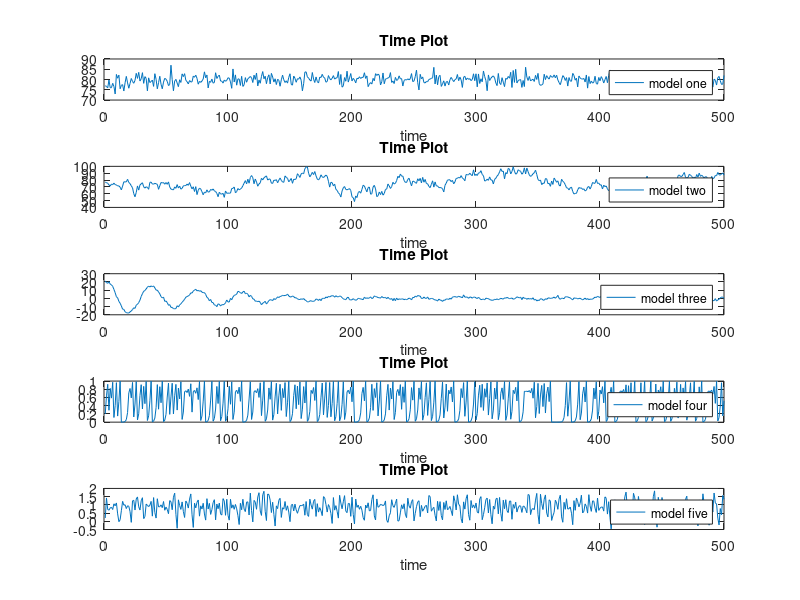
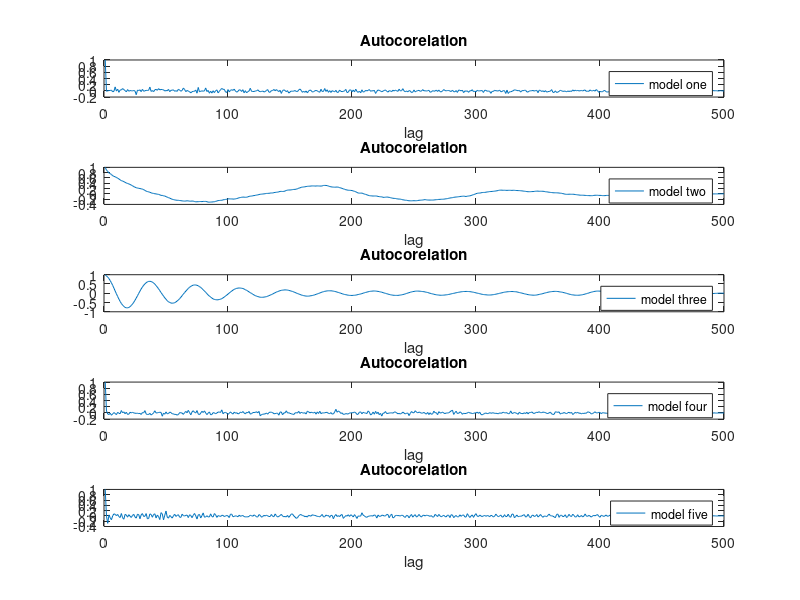
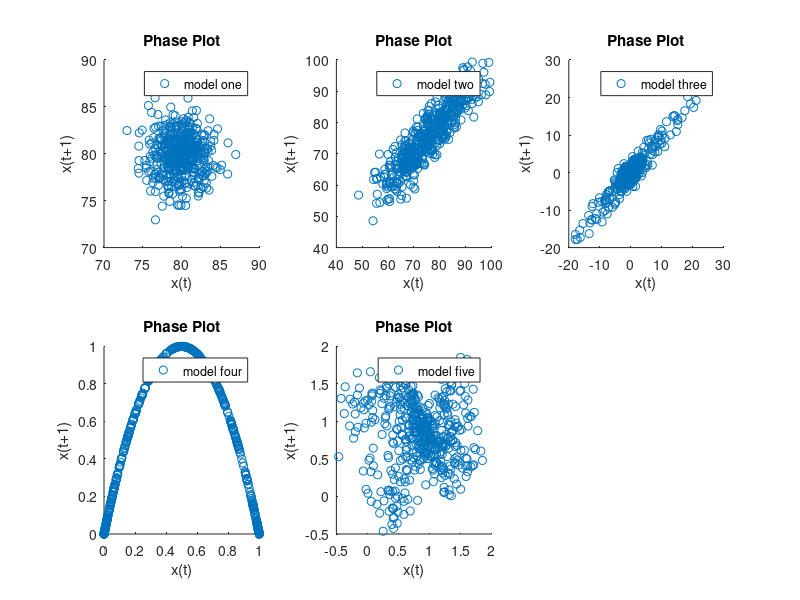

Write MATLAB code to recreate these figures, in order. (Note: this script raises an error after producing the figures.)
clear all;close all;clc


%Generate differen time series based on different process for analysis
N=500; %Number of points for each process
model_names={'one','two','three','four','five'};

%Model One - Linear Auto Regressive model with measurement noise
model_one=zeros(N,1);
x=77;
model_one(1)=x;
for n=2:N
    x=4 + 0.95*x;
    model_one(n)= x + randn(1)*2;
end

%Model Two - Linear Auto Regressive model with measurement and state noise
model_two=zeros(N,1);
x=77;
model_two(1)=x;
for n=2:N
    x=4 + 0.95*x + randn(1)*3;
    model_two(n)= x + randn(1)*2;
end

%Model Three - Linear Auto Regressive model with measurement and state
%noise and 2 variables
model_three=zeros(N,1);
x=21;
y=0;
model_three(1)=x;
for n=2:N
    dx=y + randn(1)*3;
    dy=-0.5*y - 3*x;
    x= x + dx*0.1;
    y= y + dy*0.1;
    model_three(n)= x + randn(1)*1;
end


%Model Four - Deterministic Non-linear model of dimension ~ 3.9
model_four=zeros(N,1);
x=0.2;
model_four(1)=x;
for n=2:N
    x= 4*x*(1-x);
    model_four(n)= x;
end

%Model Five - Non-linear model of dimension ~ 3.9
model_five=zeros(N,1);
x=0.2;
y=0.2;
z=0.2;
v=0.2;
model_five(1)=x;
for n=2:N
    m=0.4 - 6/(1+ x^2 + y^2);
    xold=x;
    yold=y;
    zold=z;
    vold=v;
    x= 1 + 0.7*(xold*cos(m)-yold*sin(m)) + 0.2*zold;
    y=0.7*(xold*sin(m) + yold*cos(m));
    z=1.4 + 0.3*vold - zold^2;
    v=zold;
    model_five(n)= x + 0.3*z + randn(1)*0.05;
end



%Plot time series
figure(1)
for i=1:5
    subplot(5,1,i)
    eval(['plot(model_' model_names{i} ');legend(''model ' model_names{i} ''')'])
    title('Time Plot')
    xlabel('time')
end

%Plot cross correlation
figure(2)
for i=1:5
    subplot(5,1,i)
    eval(['x=model_' model_names{i} ';'])
    R=xcorr(x-mean(x),'coeff');
    plot(R(round(N):end))
    eval(['legend(''model ' model_names{i} ''')'])
    title('Autocorelation')
    xlabel('lag')
end

%Plot Phase Plots
figure(3)
for i=1:5
    subplot(2,3,i)
    eval(['x=model_' model_names{i} ';'])
    scatter(x(1:end-1),x(2:end))
    eval(['legend(''model ' model_names{i} ''')'])
    title('Phase Plot')
    xlabel('x(t)')
    ylabel('x(t+1)')
end


%Plot correlation dimensions
%Scaling  regions determined by visual inspection
timeLag=1;
timeStep=1;
distanceThreshold=[];
neighboorSize=[];
estimationMode='dimension';
figure(4)
DIMS=[1:10];
D=length(DIMS);
scaling_th=[5 12 6 10 8]; %Determined by visually searching for the scaling regions
for i=1:5
    eval(['x=model_' model_names{i} ';'])
    corrDim=zeros(D,1)+NaN;
    for d=1:D;
        embeddedDim=DIMS(d);
        [y1,y2]=corrint(x,embeddedDim,timeLag,timeStep,distanceThreshold,neighboorSize,estimationMode);
        corrDim(d)=y2(scaling_th(i));
        %figure(4+i);plot(ey1,y2,'o-');hold on %Plots for finding scaling region for each model
    end
    figure(4);
    subplot(5,1,i)
    plot(DIMS,corrDim,'o-')
    ylim([0 5])
    corrDim(isnan(corrDim))=[];
    df=corrDim(end)-corrDim(end-1);
    if(df<0.1)
        title(['Estimated Correlation Dim=' num2str(corrDim(end))])
    end
    eval(['legend(''model ' model_names{i} ''')'])
    xlabel('Embedded Dimension')
    ylabel('Corr Dim')
end




%Plot prediction errors for all the models
timeLag=1;
timeStep=1;
distanceThreshold=[];
neighboorSize=10;
estimationMode='smooth';
figure(5)
DIMS=[1:10];
D=length(DIMS);
for i=1:5
    eval(['x=model_' model_names{i} ';'])
    corrDim=zeros(D,1)+NaN;
    for d=1:D;
        embeddedDim=DIMS(d);
        [y1,y2,y3]=corrint(x,embeddedDim,timeLag,timeStep,distanceThreshold,neighboorSize,estimationMode);
        corrDim(d)=y3;
    end
    subplot(3,2,i)
    plot(DIMS,corrDim,'o-')
    eval(['legend(''model ' model_names{i} ''')'])
    xlabel('Embedded Dimension')
    ylabel('err/var')
    ylim([0 1.3])
end

%Plot prediction errors for all the models
timeLag=1;
timeStep=1;
distanceThreshold=[];
embeddedDim=4;
estimationMode='smooth';
figure(6)
K=[1:20 25 30 50 70 100];
D=length(K);
surrN=10;
for i=1:5
    eval(['x=model_' model_names{i} ';'])
    err=zeros(D,1)+NaN;
    surr_data=zeros(D,surrN);
    SURR=surrogate(x,surrN);
    for d=1:D;
        neighboorSize=K(d);
        [y1,y2,y3]=corrint(x,embeddedDim,timeLag,timeStep,distanceThreshold,neighboorSize,estimationMode);
        err(d)=y3;
        for s=1:surrN
            [y1,y2,y3]=corrint(SURR(:,s),embeddedDim,timeLag,timeStep,distanceThreshold,neighboorSize,estimationMode);
            surr_data(d,s)=y3;
        end
    end
    subplot(3,2,i)
    plot(K,err,'o-');hold on
    errorbar(K,mean(surr_data,2),var(surr_data,[],2)./sqrt(10),'r')
    eval(['legend(''model ' model_names{i} ''',''surrogate'')'])
    xlabel('Embedded Dimension')
    ylabel('err/var')
    
end






